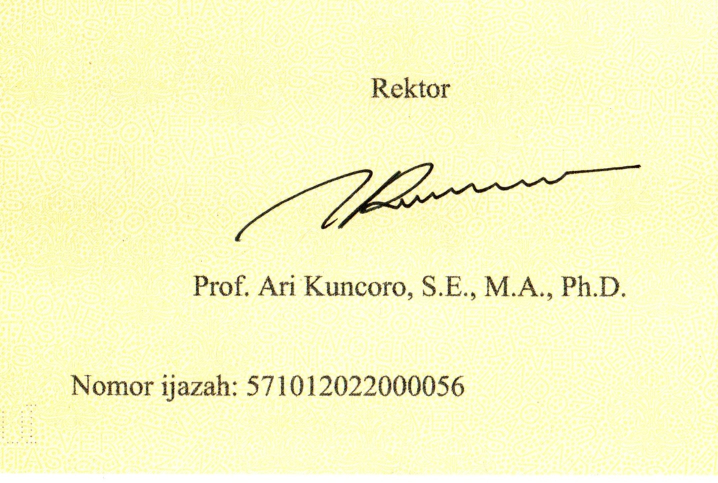
#> input picture gambar_7/01_HighQuality_Enhanced.jpg, 1436 x 965 px (shown at 1/2 size)
$ python -i Program_tugas_7.py   (imports and definitions only)
#> lines starting #> are read from the running program, lines starting #| are printed output that depends on the picture

import cv2
import os
import re
import numpy as np
import pytesseract
from pytesseract import Output

FOLDER = "gambar_7"
OUTPUT = "hasil_tugas_7"
GROUND_TRUTH = "571012022000056"
JARAK = 20

# Lokasi Tesseract OCR
# [9 lines not run here, left out]

OCR_DIR = os.path.join(OUTPUT, "enhancement_ocr")
SIG_DIR = os.path.join(OUTPUT, "deteksi_tanda_tangan")
# [2 lines not run here, left out]


# 1. ENHANCEMENT

# [59 lines left out: functions contrast_stretch, clahe, gamma_correction, ekstrak_nomor, levenshtein, hitung_cer, not called in this run]


# 3. DETEKSI TEKS DENGAN OCR

def buat_text_mask(gray):
    data = pytesseract.image_to_data(
        gray, config="--psm 6",
        output_type=Output.DICT
    )
    mask = np.zeros(gray.shape, dtype=np.uint8)
    visual = cv2.cvtColor(gray, cv2.COLOR_GRAY2BGR)

    for i, text in enumerate(data["text"]):
        if not text.strip():
            continue
        try:
            conf = float(data["conf"][i])
        except (ValueError, TypeError):
            conf = 0

        if conf < 20:
            continue

        x, y = data["left"][i], data["top"][i]
        w, h = data["width"][i], data["height"][i]
        p = 5
        x1, y1 = max(0, x-p), max(0, y-p)
        x2 = min(gray.shape[1], x+w+p)
        y2 = min(gray.shape[0], y+h+p)
        mask[y1:y2, x1:x2] = 255
        cv2.rectangle(
            visual, (x, y), (x+w, y+h), (0, 0, 255), 2
        )

    return mask, visual


# 4. THRESHOLDING DAN MORFOLOGI

# [66 lines left out: function deteksi_metode, not called in this run]


def deteksi_tanda_tangan(gray):
    mask, ocr_visual = buat_text_mask(gray)

    # Global Thresholding
    _, global_img = cv2.threshold(
        gray, 127, 255, cv2.THRESH_BINARY_INV
    )
    global_img[mask == 255] = 0

    otsu = deteksi_metode(gray, mask)
    adaptive = deteksi_metode(gray, mask, True)

    if adaptive[2] > otsu[2] or (
        adaptive[2] == otsu[2] and adaptive[1] > otsu[1]
    ):
        chosen, nama = adaptive, "Adaptive"
    else:
        chosen, nama = otsu, "Otsu"

    return (
        chosen[0], chosen[1], nama, ocr_visual,
        global_img, otsu[3], adaptive[3],
        chosen[4], chosen[5]
    )


# 5. PANEL VISUALISASI

# [65 lines left out: functions buat_panel, buat_ringkasan, simpan_kolase, not called in this run]


# 6. PEMROSESAN SEMUA GAMBAR

# [2 lines not run here, left out]

files = sorted([
    f for f in os.listdir(FOLDER)
    if f.lower().endswith((".jpg", ".jpeg", ".png"))
])

# [82 lines not run here, left out]

>>> import cv2
>>> picture = cv2.imread('gambar_7/01_HighQuality_Enhanced.jpg', cv2.IMREAD_GRAYSCALE)
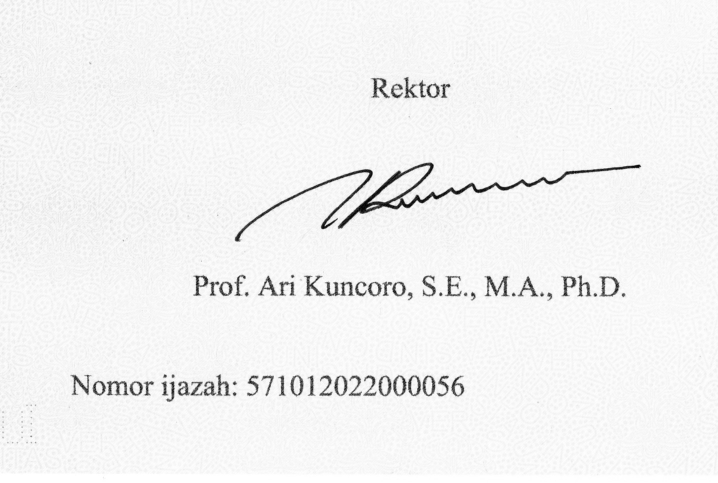
#> picture: shape (965, 1436) (shown at 1/2 size); min 0, max 255, mean 242.6
#> (the run stopped early here; a loop or call above may not have finished)

$ run again, on gambar_7/07_ColorShift_WarmTint.jpg
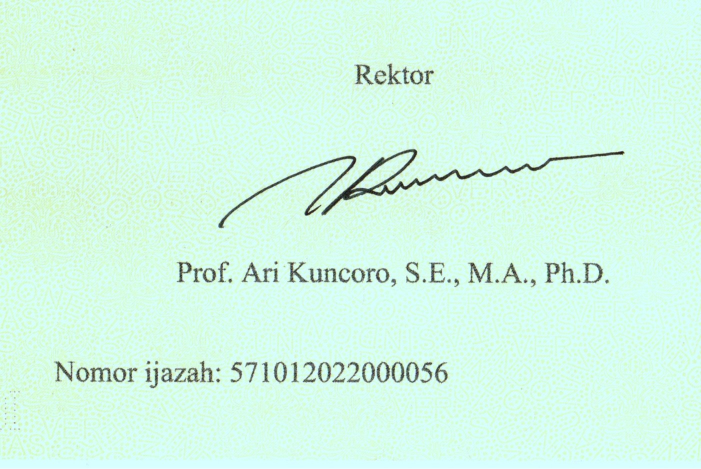
#> input picture gambar_7/07_ColorShift_WarmTint.jpg, 1402 x 938 px (shown at 1/2 size)
#> `picture = cv2.imread('gambar_7/01_HighQuality_Enhanced.jpg', cv2.IMREA..`:
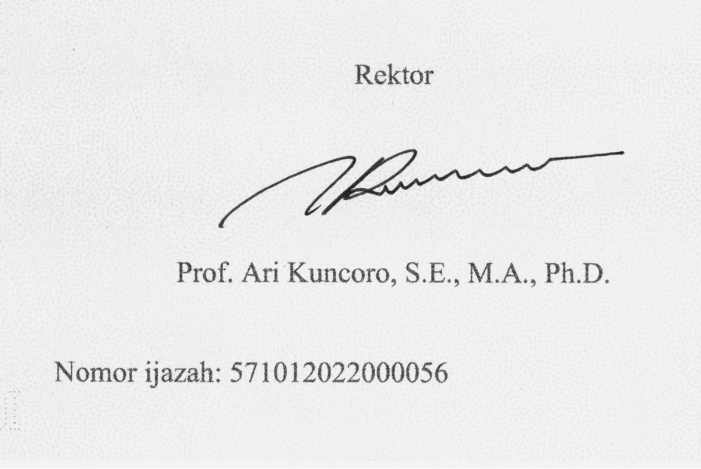
#> picture: shape (938, 1402) (shown at 1/2 size); min 18, max 255, mean 235.4

$ run again, on gambar_7/08_JPEGCompression_Artifacts.jpg
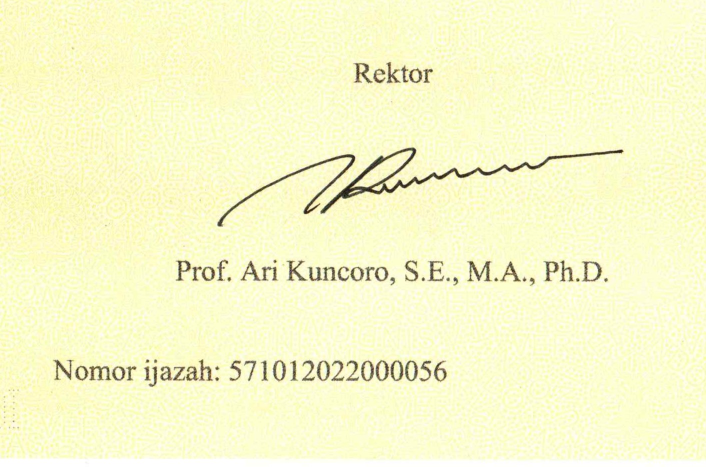
#> input picture gambar_7/08_JPEGCompression_Artifacts.jpg, 1412 x 934 px (shown at 1/2 size)
#> `picture = cv2.imread('gambar_7/01_HighQuality_Enhanced.jpg', cv2.IMREA..`:
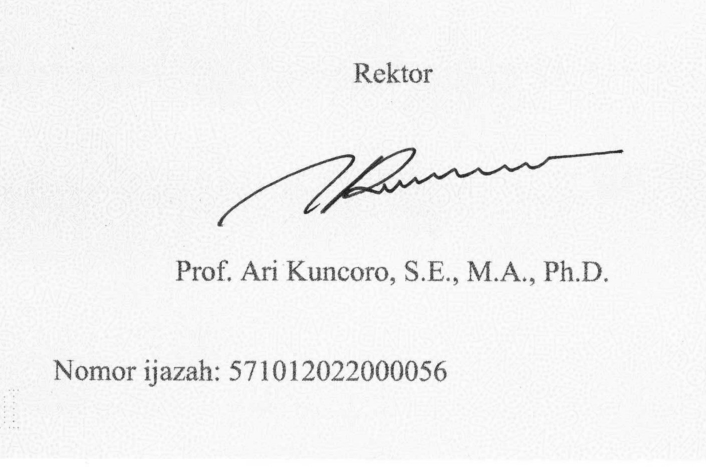
#> picture: shape (934, 1412) (shown at 1/2 size); min 12, max 255, mean 243.3
